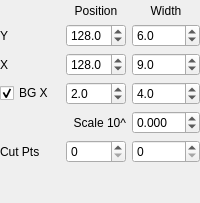
  <widget class="QDockWidget" name="dockWidget_4">
   <property name="windowTitle">
    <string>Reflectivity Extraction (Basic)</string>
   </property>
   <attribute name="dockWidgetArea">
    <number>1</number>
   </attribute>
   <widget class="QWidget" name="dockWidgetContents_4">
    <layout class="QGridLayout" name="gridLayout_12">
     <property name="margin">
      <number>0</number>
     </property>
     <item row="0" column="1">
      <widget class="QLabel" name="label">
       <property name="minimumSize">
        <size>
         <width>0</width>
         <height>18</height>
        </size>
       </property>
       <property name="text">
        <string>Position</string>
       </property>
       <property name="alignment">
        <set>Qt::AlignBottom|Qt::AlignHCenter</set>
       </property>
      </widget>
     </item>
     <item row="4" column="1">
      <widget class="QLabel" name="label_5">
       <property name="toolTip">
        <string>Scaling factor for the reflectivity in powers of 10</string>
       </property>
       <property name="text">
        <string>Scale 10^</string>
       </property>
       <property name="alignment">
        <set>Qt::AlignRight|Qt::AlignTrailing|Qt::AlignVCenter</set>
       </property>
      </widget>
     </item>
     <item row="5" column="1">
      <widget class="QSpinBox" name="rangeStart">
       <property name="toolTip">
        <string>&lt;html&gt;&lt;head/&gt;&lt;body&gt;&lt;p&gt;Remove points from the extracted intensity on the low Q side. &lt;/p&gt;&lt;p&gt;Uses the full ToF range available in the file, so it is possible it does not have any effect for lower values.&lt;/p&gt;&lt;/body&gt;&lt;/html&gt;</string>
       </property>
       <property name="maximum">
        <number>200</number>
       </property>
      </widget>
     </item>
     <item row="5" column="2">
      <widget class="QSpinBox" name="rangeEnd">
       <property name="toolTip">
        <string>&lt;html&gt;&lt;head/&gt;&lt;body&gt;&lt;p&gt;Remove points from the extracted intensity on the high Q side. &lt;/p&gt;&lt;p&gt;Uses the full ToF range available in the file, so it is possible it does not have any effect for lower values.&lt;/p&gt;&lt;/body&gt;&lt;/html&gt;</string>
       </property>
       <property name="maximum">
        <number>200</number>
       </property>
       <property name="value">
        <number>0</number>
       </property>
      </widget>
     </item>
     <item row="0" column="2">
      <widget class="QLabel" name="label_2">
       <property name="minimumSize">
        <size>
         <width>0</width>
         <height>18</height>
        </size>
       </property>
       <property name="text">
        <string>Width</string>
       </property>
       <property name="alignment">
        <set>Qt::AlignBottom|Qt::AlignHCenter</set>
       </property>
      </widget>
     </item>
     <item row="4" column="2">
      <widget class="QDoubleSpinBox" name="refScale">
       <property name="toolTip">
        <string>Scaling factor for the reflectivity in powers of 10</string>
       </property>
       <property name="decimals">
        <number>3</number>
       </property>
       <property name="minimum">
        <double>-20.000000000000000</double>
       </property>
       <property name="maximum">
        <double>20.000000000000000</double>
       </property>
       <property name="singleStep">
        <double>0.020000000000000</double>
       </property>
       <property name="value">
        <double>0.000000000000000</double>
       </property>
      </widget>
     </item>
     <item row="3" column="0">
      <widget class="QCheckBox" name="bgActive">
       <property name="styleSheet">
        <string notr="true">text-align: right;</string>
       </property>
       <property name="text">
        <string>BG X</string>
       </property>
       <property name="checked">
        <bool>true</bool>
       </property>
      </widget>
     </item>
     <item row="3" column="1">
      <widget class="QDoubleSpinBox" name="bgCenter">
       <property name="toolTip">
        <string>Center of region used for extraction</string>
       </property>
       <property name="decimals">
        <number>1</number>
       </property>
       <property name="maximum">
        <double>400.000000000000000</double>
       </property>
       <property name="value">
        <double>2.000000000000000</double>
       </property>
      </widget>
     </item>
     <item row="3" column="2">
      <widget class="QDoubleSpinBox" name="bgWidth">
       <property name="toolTip">
        <string>Width of region used for extraction</string>
       </property>
       <property name="decimals">
        <number>1</number>
       </property>
       <property name="maximum">
        <double>400.000000000000000</double>
       </property>
       <property name="value">
        <double>4.000000000000000</double>
       </property>
      </widget>
     </item>
     <item row="1" column="0">
      <widget class="QLabel" name="label_3">
       <property name="toolTip">
        <string>Y Pixel Window</string>
       </property>
       <property name="styleSheet">
        <string notr="true">text-align: right;</string>
       </property>
       <property name="text">
        <string>Y</string>
       </property>
      </widget>
     </item>
     <item row="1" column="1">
      <widget class="QDoubleSpinBox" name="refYPos">
       <property name="toolTip">
        <string>Center of region used for extraction</string>
       </property>
       <property name="decimals">
        <number>1</number>
       </property>
       <property name="maximum">
        <double>400.000000000000000</double>
       </property>
       <property name="value">
        <double>128.000000000000000</double>
       </property>
      </widget>
     </item>
     <item row="1" column="2">
      <widget class="QDoubleSpinBox" name="refYWidth">
       <property name="toolTip">
        <string>Width of region used for extraction</string>
       </property>
       <property name="decimals">
        <number>1</number>
       </property>
       <property name="minimum">
        <double>1.000000000000000</double>
       </property>
       <property name="maximum">
        <double>400.000000000000000</double>
       </property>
       <property name="value">
        <double>6.000000000000000</double>
       </property>
      </widget>
     </item>
     <item row="2" column="0">
      <widget class="QLabel" name="label_4">
       <property name="toolTip">
        <string>X Pixel Window</string>
       </property>
       <property name="styleSheet">
        <string notr="true">text-align: right;</string>
       </property>
       <property name="text">
        <string>X</string>
       </property>
      </widget>
     </item>
     <item row="5" column="0">
      <widget class="QLabel" name="label_20">
       <property name="styleSheet">
        <string notr="true">text-align: right;</string>
       </property>
       <property name="text">
        <string>Cut Pts</string>
       </property>
      </widget>
     </item>
     <item row="2" column="1">
      <widget class="QDoubleSpinBox" name="refXPos">
       <property name="toolTip">
        <string>Center of region used for extraction</string>
       </property>
       <property name="decimals">
        <number>1</number>
       </property>
       <property name="maximum">
        <double>400.000000000000000</double>
       </property>
       <property name="value">
        <double>128.000000000000000</double>
       </property>
      </widget>
     </item>
     <item row="2" column="2">
      <widget class="QDoubleSpinBox" name="refXWidth">
       <property name="toolTip">
        <string>Width of region used for extraction</string>
       </property>
       <property name="decimals">
        <number>1</number>
       </property>
       <property name="minimum">
        <double>1.000000000000000</double>
       </property>
       <property name="maximum">
        <double>304.000000000000000</double>
       </property>
       <property name="value">
        <double>9.000000000000000</double>
       </property>
      </widget>
     </item>
     <item row="6" column="1">
      <spacer name="verticalSpacer">
       <property name="orientation">
        <enum>Qt::Vertical</enum>
       </property>
       <property name="sizeHint" stdset="0">
        <size>
         <width>20</width>
         <height>40</height>
        </size>
       </property>
      </spacer>
     </item>
    </layout>
   </widget>
  </widget>
